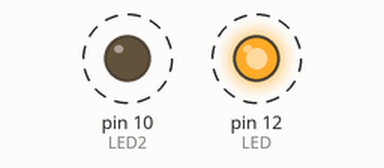
A sketch run on a simulated Arduino Uno, built with avr-gcc and run on an emulated ATmega328P. Parts: output pins drawn as LEDs (lit = HIGH). Dashed ring = blinking.

Above: at 0.12 s.
Timing chart, 0 to 3.0 s (numbered marks = the images above):
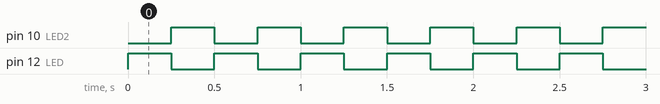

The sketch:

part2.ino
```cpp
const static int LED = 12;
const static int LED2 = 10;

// the setup function runs once when you press reset or power the board
void setup() {
  // initialize digital pin LED_BUILTIN as an output.
  pinMode(LED, OUTPUT);
  pinMode(LED2, OUTPUT);
}

// the loop function runs over and over again forever
void loop() {
  digitalWrite(LED, HIGH);   // turn the LED on (HIGH is the voltage level)
  digitalWrite(LED2, LOW);
  delay(250);                       // wait for a second
  digitalWrite(LED, LOW);    // turn the LED off by making the voltage LOW
  digitalWrite(LED2, HIGH);
  delay(250);                       // wait for a second
}
```

Measured:
- by itself, pin 10 (LED2), pin 12 (LED): alternates HIGH for 0.25 s and LOW for 0.25 s
